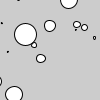
Frame 1 (no input)
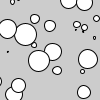
Frame 2 (the mouse pressed at the canvas centre, redrawn once)

The Processing sketch that drew these frames (run headless with seeded random() and noise(); the mouse was pressed at the canvas centre and the sketch redrawn once):

// Processing sketch: sketch_21_3
// ── sketch_21_3.pde
//21.3

void setup() { 
  size(100, 100);
  smooth();
  noLoop();
}

void draw() { 
  bubbles(15);
}

// makes random sized bubbles and place them randomly on screen
void bubbles(int numBubbles) {
  fill(255);
  for (int i = 0; i < numBubbles; i++) {
    float size = random(25);
    float x = random(-size, 100);
    float y = random(-size, 100);
    ellipse(x, y, size, size);
  }
}
